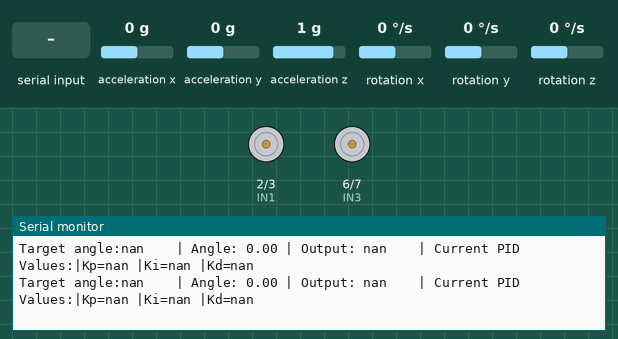
This program was run on a simulated Arduino Uno, built with avr-gcc and run on an emulated ATmega328P. Parts: motor-driver pin pairs drawn as motors (green arrow = first pin HIGH = forward, orange = second pin HIGH = backward, longer = more drive, scaled by the enable pin), the last lines printed to the serial monitor. Inputs (shaded band) come from the test bench; at power-on: rotation y 0 °/s, acceleration x 0 g, acceleration z 1 g, acceleration y 0 g, rotation x 0 °/s, rotation z 0 °/s.

Above: at 1.2 s.
1.3 s: rotation y set to -18 °/s
At 1.9 s:
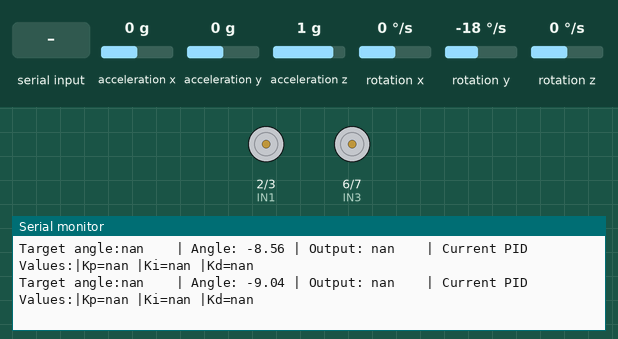
4.3 s: rotation y set to -22 °/s
At 4.9 s:
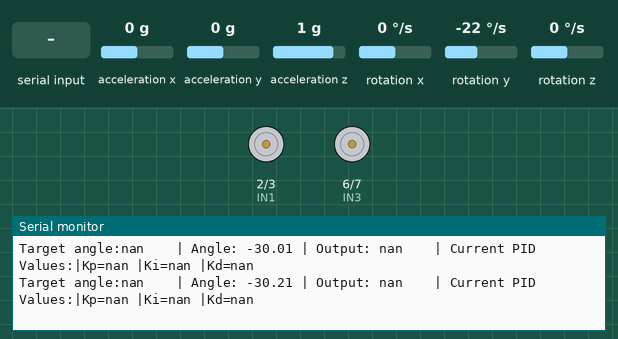
6.3 s: "stop\n" received over Serial
7.8 s: acceleration x set to -1.4 g
At 8.3 s:
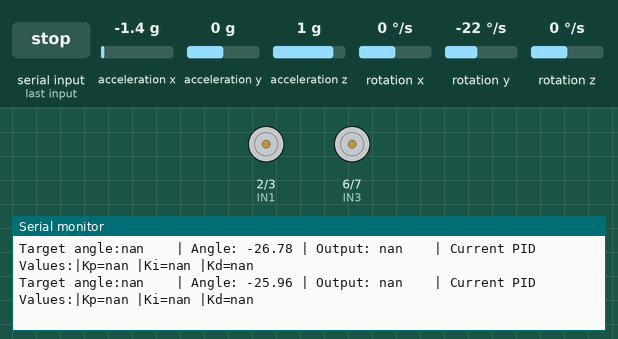
10.8 s: "go\n" received over Serial
12.3 s: acceleration z set to 0.5 g
At 12.8 s:
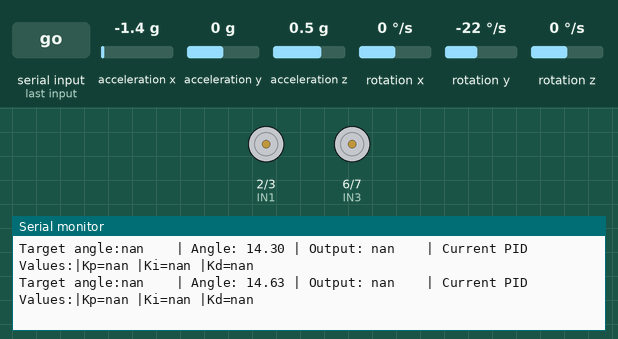
15.3 s: acceleration z set to 0.2 g
At 15.8 s:
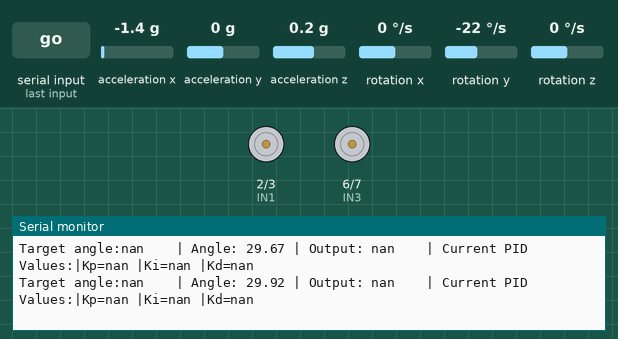
Timing chart, 0 to 18.3 s (numbered marks = the images above; inputs shaded):
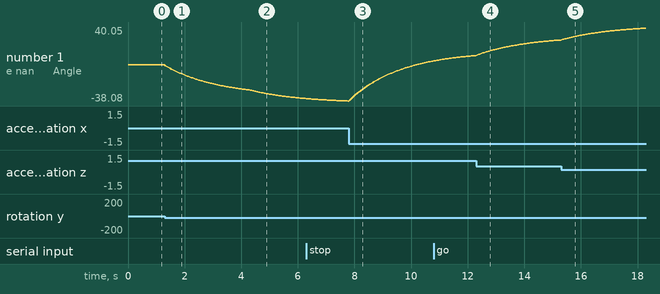

The program:

main.cpp
```cpp
#include <Arduino.h>
#include <Wire.h>
#include <MPU6050.h>
#include <EEPROM.h>

void handleCommands();
void moveForward(int speed);
void moveBackward(int speed);
void motorStop();

MPU6050 mpu;

// Motor control pins
const int IN1 = 2;
const int IN2 = 3;
const int ENA = 10;
const int IN3 = 6;
const int IN4 = 7;
const int ENB = 11;

// PID tuning constants (defaults, will be overwritten by EEPROM if saved!!)
float Kp = 49.0;
float Ki = 0.2;
float Kd = 0.35;

// Target angle
float setpoint = 6.9;

// EEPROM addresses ( float takes 4 bytes)
int addrKp = 0;
int addrKi = 4;
int addrKd = 8;
int addrSetpoint = 12;

// State variables
double angle = 0.0;
double accAngle = 0.0;
double gyroRate = 0.0;
double error = 0.0, prevError = 0.0;
double integral = 0.0;
double derivative = 0.0;
double output = 0.0;
unsigned long prevTime;
bool motorsEnabled = true;

// MPU6050 raw data
int16_t ax, ay, az, gx, gy, gz;

// Filter constant
const double alpha = 0.98;

void setup() {
  Serial.begin(115200);
  Wire.begin();

  mpu.initialize();

  // Set offsets for the MPU6050
  mpu.setXGyroOffset(-479);
  mpu.setYGyroOffset(84);
  mpu.setZGyroOffset(15);
  mpu.setZAccelOffset(1638);

  if (!mpu.testConnection()) {
    Serial.println("MPU6050 connection failed");
    while (1);
  }

  pinMode(IN1, OUTPUT);
  pinMode(IN2, OUTPUT);
  pinMode(ENA, OUTPUT);
  pinMode(IN3, OUTPUT);
  pinMode(IN4, OUTPUT);
  pinMode(ENB, OUTPUT);

  delay(10);
  prevTime = millis();

  // Load saved values from EEPROM
  EEPROM.get(addrKp, Kp);
  EEPROM.get(addrKi, Ki);
  EEPROM.get(addrKd, Kd);
  EEPROM.get(addrSetpoint, setpoint);

  Serial.println("Loaded saved values from EEPROM:");
  Serial.print("Kp="); Serial.print(Kp);
  Serial.print(" Ki="); Serial.print(Ki);
  Serial.print(" Kd="); Serial.print(Kd);
  Serial.print(" Target Angle="); Serial.println(setpoint);
}

void loop() {  // Read MPU6050 data and compute PID output
  handleCommands();

  unsigned long currTime = millis();
  double dt = (currTime - prevTime) / 1000.0;
  prevTime = currTime;

  mpu.getMotion6(&ax, &ay, &az, &gx, &gy, &gz);

  accAngle = atan2(-ax, az) * 180.0 / PI; //CONVERT TO DEGREES
  gyroRate = gy / 131.0;

  // Complementary filter to combine accelerometer and gyroscope data
  angle = alpha * (angle + gyroRate * dt) + (1 - alpha) * accAngle;

  // PID calculations
  error = setpoint - angle;
  integral += error * dt;
  integral = constrain(integral, -100, 100);

  derivative = (error - prevError) / dt;
  prevError = error;

  output = Kp * error + Ki * integral + Kd * derivative;
  //clamp output to motor speed range
  output = constrain(output, -255, 255);

  if (!motorsEnabled) {
    motorStop();
    integral = 0;
  } else if (abs(output) < 10) {
    motorStop();
  } else if (angle > -30 && angle < 30) {
    if (output > 0) moveBackward(output);
    else moveForward(-output);
  } else {
    motorStop();
    integral = 0;
  }

  Serial.print("Target angle:");
  Serial.print(setpoint);
  Serial.print("    | Angle: ");
  Serial.print(angle);
  Serial.print(" | Output: ");
  Serial.print(output);
  Serial.print("    | Current PID Values:");
  Serial.print("|Kp="); Serial.print(Kp);
  Serial.print(" |Ki="); Serial.print(Ki);
  Serial.print(" |Kd="); Serial.println(Kd);
  delay(30);
}

void handleCommands() {
  if (Serial.available() > 0) {
    String userIn = Serial.readStringUntil('\n');
    userIn.trim();

    if (userIn == "stop") {
      motorsEnabled = false;
      motorStop();
      Serial.println("Motors stopped. Type go to resume.");
    }
    else if (userIn == "go") {
      motorsEnabled = true;
      Serial.println("Balancing resumed.");
    }
    else if (userIn == "pid") {
      motorStop();
      Serial.println("Enter Kp, Ki, Kd:");
      while (Serial.available() == 0);
      Kp = Serial.parseFloat();
      Ki = Serial.parseFloat();
      Kd = Serial.parseFloat();

      // Save to EEPROM
      EEPROM.put(addrKp, Kp);
      EEPROM.put(addrKi, Ki);
      EEPROM.put(addrKd, Kd);

      Serial.println("PID values updated and saved!");
    }
    else if (userIn == "angle") {
      motorStop();
      Serial.println("Enter new target angle:");
      while (Serial.available() == 0);
      setpoint = Serial.parseFloat();

      // Save to EEPROM
      EEPROM.put(addrSetpoint, setpoint);

      Serial.print("New target angle saved: ");
      Serial.println(setpoint);
    }
  }
}

// control motor functions
void moveForward(int speed) {
  digitalWrite(IN1, HIGH); digitalWrite(IN2, LOW); analogWrite(ENA, speed);
  digitalWrite(IN3, HIGH); digitalWrite(IN4, LOW); analogWrite(ENB, speed);
}

void moveBackward(int speed) {
  digitalWrite(IN1, LOW); digitalWrite(IN2, HIGH); analogWrite(ENA, speed);
  digitalWrite(IN3, LOW); digitalWrite(IN4, HIGH); analogWrite(ENB, speed);
}

void motorStop() {
  digitalWrite(IN1, LOW); digitalWrite(IN2, LOW); analogWrite(ENA, 0);
  digitalWrite(IN3, LOW); digitalWrite(IN4, LOW); analogWrite(ENB, 0);
}
```

Measured:
- after the input at 1.3 s, the serial monitor: prints a new line at once (image 1)
- plotted number 1: 0 → -26.44 after the input at 1.3 s
